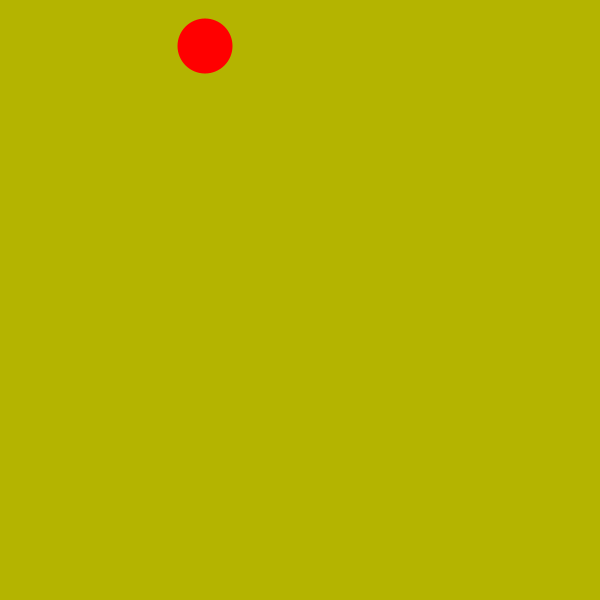
Frame 1 (no input)
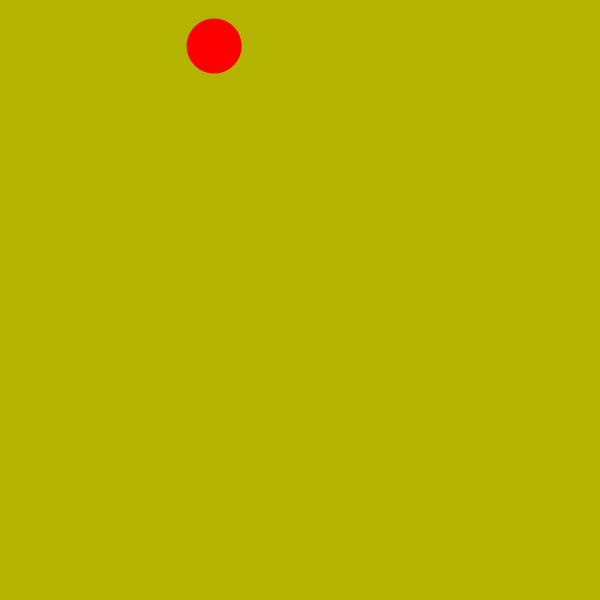
Frame 60 (the mouse pressed at the canvas centre just before this capture)
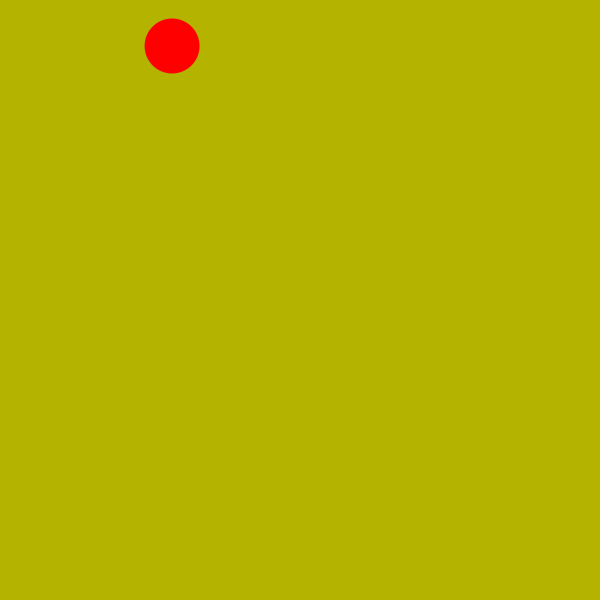
Frame 120 (the mouse held since frame 60 and released just before this capture)

The Processing sketch that drew these frames (run headless with seeded random() and noise(); from frame 60 on, the mouse is pressed at the canvas centre):

// Processing sketch: simpleDemo
// ── simpleDemo.pde

// runs at start of sketch
void setup ()  {
  size(600,600);
  frameRate(30);
}

// runs every frame
void draw ()  {
  background(180,180,0);
  
  noStroke();
  fill(255,0,0);
  ellipse(200+100*sin(frameCount*.05), 46, 55, 55);
}
